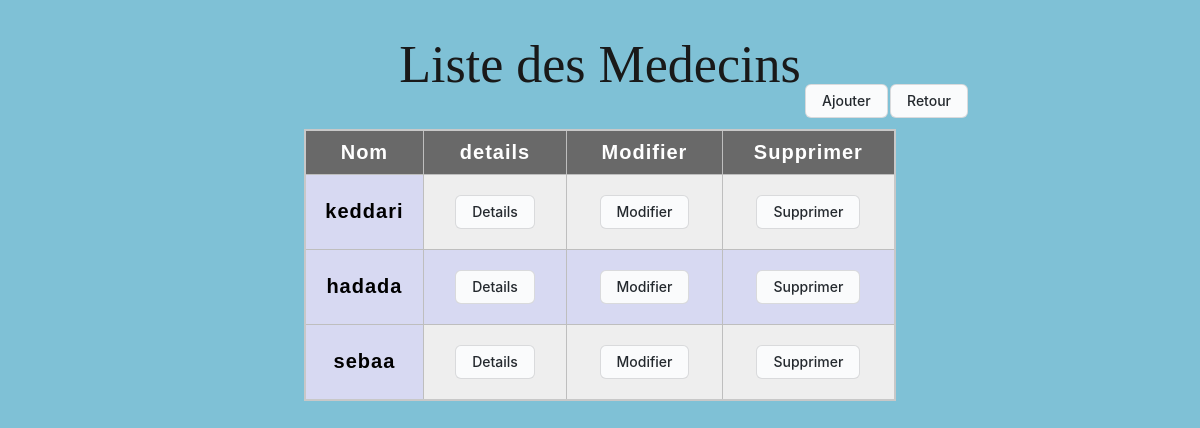
/liste_medecins/, run on the app's committed database.
### app/models.py (models this page shows, shortened)
class Medecin(models.Model):
    medecinID= models.CharField(primary_key=True,max_length=20, unique=True)
    first_name= models.CharField(max_length = 50, null = True)
    last_name= models.CharField(max_length = 50, null = True)
    phone_number = models.CharField(max_length=20)

### app/views.py (the view)
# urls.py: path('liste_medecins/',views.liste_medecins, name="liste_medecins"),
def liste_medecins(request):
    medecins = Medecin.objects.all()
    return render(request, 'liste_medecins.html', {'medecins': medecins})

### app/templates/liste_medecins.html (shortened to what this page needs)
{% load static %}
<!DOCTYPE html>
<html lang="en">
<head>
    <link rel="stylesheet" type="text/css" href="{% static 'css/stylesheet.css' %}">
    <link rel="stylesheet" type="text/css" href="{% static 'css/base.css' %}">
</head>
<body>
    <h1>Liste des Medecins</h1>
    <div class="container">
    <table>
        <tr>
          <th scope="col">Nom</th>
          <th scope="col">details</th>
          <th scope="col">Modifier</th>
          <th scope="col">Supprimer</th>
        </tr>
        {% for medecin in medecins %}
        <tr>
          <th scope="row">{{ medecin.last_name }}</th>
          <td><form action="{% url 'details_m' medecin.medecinID %}" method="post">
                  <button class="b" type="submit">Details</button>
              </form>
          </td>
          <td><form action="{% url 'maj_med' medecin.medecinID %}" method="post">
                  <button class="b" type="submit">Modifier</button>
              </form>
          </td>
          <td><form action="{% url 'spr_med' medecin.medecinID %}" method="post">
                    <button class="b" type="submit">Supprimer</button>
              </form>
          </td>
        </tr>
        {% endfor %}
      </table>
      <div>
        <form action="{% url 'med'  %}" >
          <button class="b" type="submit">Ajouter</button>
        </form>
        <form action="{% url 'index'  %}" >
          <button class="b" type="submit">Retour</button>
        </form>
      </div>
    </div>
</body>
</html>

### app/static/css/stylesheet.css (style rules this page uses)
td, th { border: 1px solid rgb(190, 190, 190); padding: 10px; }
td { text-align: center; }
tr:nth-child(even) { background-color: #eee; }
th[scope='col'] { background-color: #696969; color: #fff; }
th[scope='row'] { background-color: #d7d9f2; }
table { border-collapse: collapse; border: 2px solid rgb(200, 200, 200); letter-spacing: 1px; font-family: sans-serif; font-size: 0.8rem; }

### app/static/css/base.css (style rules this page uses)
body { background-color: rgba(33, 148, 184, 0.575); }
.b { background-color: #FAFBFC; border: 1px solid rgba(27, 31, 35, 0.15); border-radius: 6px; box-sizing: border-box; color: #24292E; font-family: -apple-system, system-ui, "Segoe UI", Helvetica, Arial, sans-serif, "Apple Color Emoji", "Segoe UI Emoji"; font-size: 14px; font-weight: 500; line-height: 20px; padding: 6px 16px; position: relative; margin: 10px; }
h1 { color: #191919; font-size: 52px; font-weight: 400; font-family: "Apple Color Emoji", "Segoe UI Emoji"; text-align: center; }
table { align-items: center; align-self: center; align-content: center; padding: 100px; text-align: center; left: 200px; top: 50%; width: 50%; font-style:normal; font-size: 20px; font-weight:lighter; background-color: #d7d9f2; }
.container { display: flex; justify-content: center; align-items: center; position: relative; }
.container div { font-size: 22px; display: grid; grid-template-columns: 70px 90px; gap: 15px; position: absolute; top: -55px; right:222px; }

### data on the page
Medecin: last_name "keddari"
Medecin: last_name "hadada"
Medecin: last_name "sebaa"
